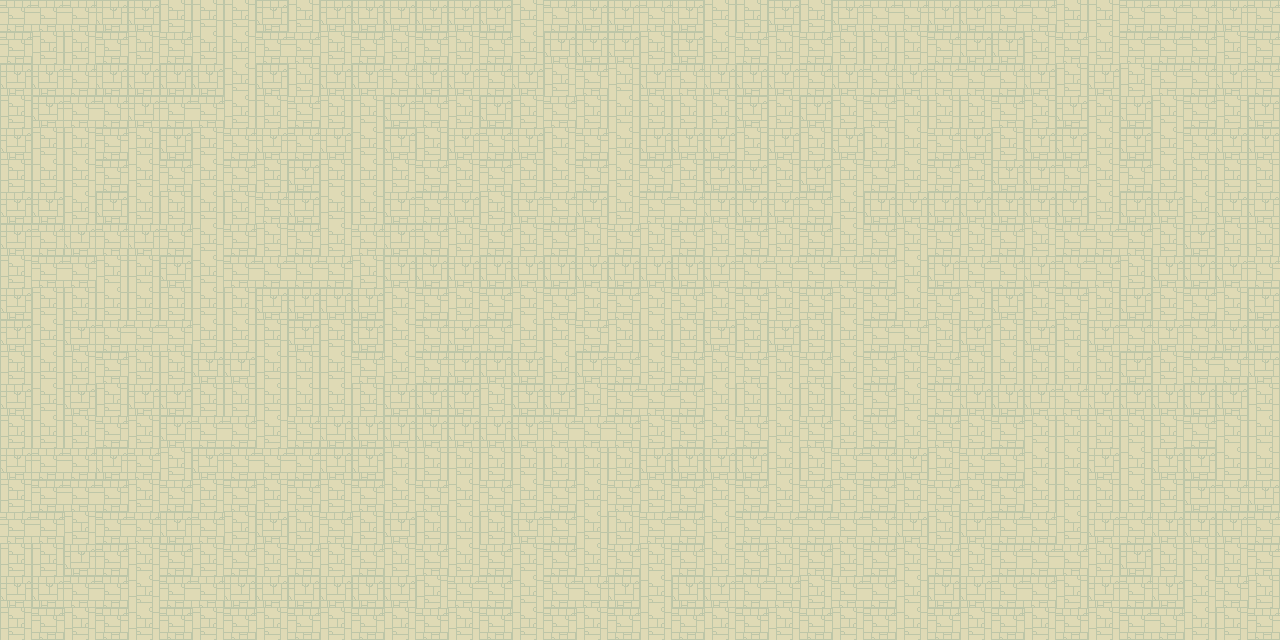

A level layout from a 2D game, rendered from its tile map. Below: a short description, then the map file with tile-grid data replaced by summaries:
An orthogonal 40x20 tile map with 32x32 px tiles, 1 tile layer (background) and 2 objects (player, exit).

<map version="1.0" orientation="orthogonal" width="40" height="20" tilewidth="32" tileheight="32">
 <properties>
  <property name="background_color" value="black" />
 </properties>
 <tileset firstgid="1" name="castlefloors_outside" tilewidth="32" tileheight="32">
  <image source="../img/castlefloors_outside.png" width="128" height="160" />
 </tileset>
 <layer name="background" width="40" height="20">
  <data>[800 cells, 800 non-empty, 3 distinct tile ids]</data>
 </layer>
 <objectgroup name="objects" width="40" height="20">
  <object name="player" x="512" y="312" width="32" height="32">
   <properties>
    <property name="compose" value="[{&quot;name&quot;:&quot;shadow&quot;,&quot;class&quot;:&quot;game.Shadow&quot;,&quot;image&quot;:&quot;char_shadow&quot;,&quot;spritewidth&quot;:18,&quot;spriteheight&quot;:9},{&quot;name&quot;:&quot;player&quot;},{&quot;name&quot;:&quot;eyes&quot;,&quot;class&quot;:&quot;game.BlinkingEyes&quot;,&quot;image&quot;:&quot;player_eyes&quot;,&quot;spritewidth&quot;:17,&quot;spriteheight&quot;:6,&quot;offsetx&quot;:6,&quot;offsety&quot;:18}]" />
    <property name="image" value="player" />
    <property name="spriteheight" value="36" />
    <property name="spritewidth" value="31" />
   </properties>
  </object>
  <object name="exit" x="572" y="316" width="24" height="24">
   <properties>
    <property name="dir" value="up" />
    <property name="fade" value="black" />
    <property name="to" value="world" />
   </properties>
  </object>
 </objectgroup>
 <objectgroup name="collision" width="40" height="20" />
</map>
